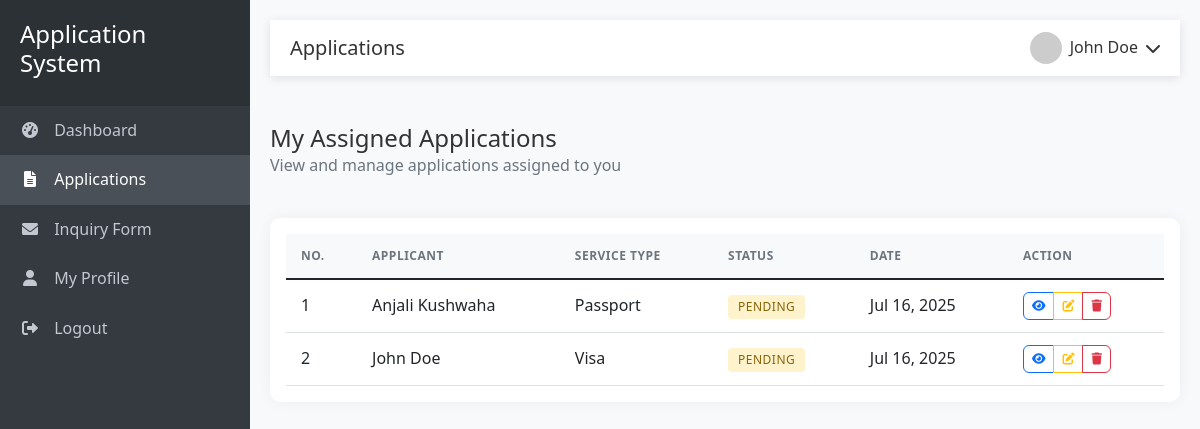
/staff/applications.php (signed in), run on the app's committed database.
### tables this page shows
CREATE TABLE applications (
    id INT AUTO_INCREMENT PRIMARY KEY,
    user_id INT NOT NULL,
    name VARCHAR(100) NOT NULL,
    email VARCHAR(100) NOT NULL,
    phone VARCHAR(20) NOT NULL,
    address TEXT NOT NULL,
    service_type VARCHAR(50) NOT NULL,
    status ENUM('pending', 'approved', 'missing_document', 'rejected') NOT NULL DEFAULT 'pending',
    reviewed_by INT DEFAULT NULL,
    reviewed_at TIMESTAMP NULL,
    created_at TIMESTAMP DEFAULT CURRENT_TIMESTAMP,
    updated_at TIMESTAMP DEFAULT CURRENT_TIMESTAMP ON UPDATE CURRENT_TIMESTAMP,
    FOREIGN KEY (user_id) REFERENCES admin(id) ON DELETE CASCADE,
    FOREIGN KEY (reviewed_by) REFERENCES admin(id) ON DELETE SET NULL,
    INDEX idx_status (status),
    INDEX idx_user_id (user_id),
    INDEX idx_reviewed_by (reviewed_by)
);

### staff/applications.php (the view, shortened to what this page needs)
<?php
require_once '../includes/header.php';
$sql = "
    SELECT id, name, email, service_type, status, created_at
    FROM applications
    ORDER BY created_at DESC
";
$result = $conn->query($sql);
?>
<div class="row mb-4">
    <div class="col-12">
        <h4 class="mb-0">My Assigned Applications</h4>
        <p class="text-muted">View and manage applications assigned to you</p>
    </div>
</div>
<div class="card">
    <div class="card-body">
        <div class="table-responsive">
            <table class="table table-hover">
                <thead>
                    <tr>
                        <th>No.</th>
                        <th>Applicant</th>
                        <th>Service Type</th>
                        <th>Status</th>
                        <th>Date</th>
                        <th>Action</th>
                    </tr>
                </thead>
                <tbody>
                    <?php if ($result && $result->num_rows > 0): ?>
                        <?php $no = 1; ?>
                        <?php while ($row = $result->fetch_assoc()): ?>
                            <tr>
                                <td><?= $no++; ?></td>
                                <td><?= htmlspecialchars($row['name']) ?></td>
                                <td>
                                    <span class="text-dark">
                                        <?= htmlspecialchars($row['service_type']) ?? "Unknown" ?>
                                    </span>
                                </td>
                                <td>
                                    <?php
                                    $statusClass = '';
                                    switch ($row['status']) {
                                        default:
                                            $statusClass = 'badge-pending';
                                    }
                                    ?>
                                    <span class="badge <?= $statusClass ?>">
                                        <?= ucfirst(str_replace('_', ' ', $row['status'])) ?>
                                    </span>
                                </td>
                                <td><?= date('M d, Y', strtotime($row['created_at'])) ?></td>
                                <td>
                                    <div class="btn-group" role="group">
                                        <a href="view_application.php?id=<?= $row['id'] ?>"
                                           class="btn btn-sm btn-outline-primary"
                                           title="View">
                                            <i class="fas fa-eye"></i>
                                        </a>
                                        <a href="edit_application.php?id=<?= $row['id'] ?>"
                                           class="btn btn-sm btn-outline-warning"
                                           title="Edit">
                                            <i class="fas fa-edit"></i>
                                        </a>
                                        <button type="button"
                                                class="btn btn-sm btn-outline-danger"
                                                onclick="confirmDelete(<?= $row['id'] ?>, '<?= addslashes(htmlspecialchars($row['name'])) ?>')"
                                                title="Delete">
                                            <i class="fas fa-trash"></i>
                                        </button>
                                    </div>
                                </td>
                            </tr>
                        <?php endwhile; ?>
                    <?php endif; ?>
                </tbody>
            </table>
        </div>
    </div>
</div>
<?php require_once '../includes/footer.php'; ?>

### assets/css/style.css (style rules this page uses)
:root { --sidebar-width: 250px; --header-height: 56px; --primary-color: #0d6efd; --secondary-color: #6c757d; --success-color: #198754; --danger-color: #dc3545; --warning-color: #ffc107; --info-color: #0dcaf0; --light-color: #f8f9fa; --dark-color: #212529; }
body { font-family: 'Segoe UI', Tahoma, Geneva, Verdana, sans-serif; background-color: #f5f7fb; color: #333; line-height: 1.6; }
a { text-decoration: none; transition: all 0.3s ease; }
.card { border: none; border-radius: 10px; box-shadow: 0 0 15px rgba(0, 0, 0, 0.05); margin-bottom: 20px; transition: all 0.3s; background: #fff; }
.table { background: #fff; margin-bottom: 0; }
.table th { border-top: none; font-weight: 600; text-transform: uppercase; font-size: 0.75rem; letter-spacing: 0.5px; color: var(--secondary-color); background-color: #f8f9fa; padding: 12px 15px; }
.table td { vertical-align: middle; padding: 12px 15px; }
.badge { padding: 6px 10px; font-weight: 500; border-radius: 4px; font-size: 0.75rem; text-transform: uppercase; letter-spacing: 0.5px; }
.badge-pending { background-color: #fff3cd; color: #856404; }
.btn { padding: 0.5rem 1rem; font-size: 0.875rem; font-weight: 500; border-radius: 6px; transition: all 0.3s; }
.btn-sm { padding: 0.25rem 0.5rem; font-size: 0.75rem; }
.btn-outline-primary { color: var(--primary-color); border-color: var(--primary-color); }
.text-muted { color: #6c757d !important; }
.mb-0 { margin-bottom: 0 !important; }
.mb-4 { margin-bottom: 1.5rem !important; }
div { position: relative; }

### includes/header.php (style rules this page uses)
:root { --sidebar-width: 250px; --header-height: 56px; }
body { font-family: 'Segoe UI', Tahoma, Geneva, Verdana, sans-serif; background-color: #f8f9fa; }
.card { border: none; border-radius: 10px; box-shadow: 0 0 15px rgba(0, 0, 0, 0.05); margin-bottom: 20px; transition: all 0.3s; }
.table { background: #fff; }
.table th { border-top: none; font-weight: 600; text-transform: uppercase; font-size: 0.75rem; letter-spacing: 0.5px; color: #6c757d; }
.badge { padding: 6px 10px; font-weight: 500; border-radius: 4px; font-size: 0.75rem; text-transform: uppercase; letter-spacing: 0.5px; }
.badge-pending { background-color: #fff3cd; color: #856404; }

### data on the page
applications: name "Anjali Kushwaha", service_type "Passport", status "PENDING", created_at "Jul 16, 2025"
applications: name "John Doe", service_type "Visa", status "PENDING", created_at "Jul 16, 2025"

### other printed values
$pageTitle "Applications"
$_SESSION['user_name'] "John Doe"
